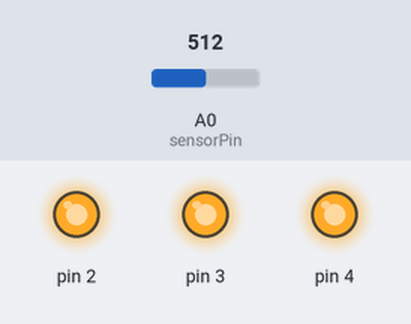
Simulated run of this sketch. Board: Arduino Uno, built with avr-gcc and run on an emulated ATmega328P. Parts: output pins drawn as LEDs (lit = HIGH). Inputs (shaded band) come from the test bench; at power-on: A0 (sensorPin) = 512. What the sketch prints to the serial monitor is not drawn.

Above: at 0.1 s.
Timing chart, 0 to 1.8 s (numbered marks = the images above):
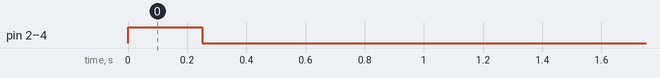

The sketch:

Cody_s_Version.ino
```cpp
const int sensorPin = A0;
float baselineTemp;

void setup(){
  Serial.begin(9600);
  int sensorVal = analogRead(sensorPin);
  float runningSum = 0;
  int x;

  for(int pinNumber = 2; pinNumber < 5; pinNumber++){
    pinMode(pinNumber,OUTPUT);
    digitalWrite(pinNumber,LOW);
  }
  digitalWrite(2,HIGH);
  digitalWrite(3,HIGH);
  digitalWrite(4,HIGH);
  for(x=0; x < 19; x++){
    runningSum = runningSum + (((sensorVal / 1024.0) * 5.0) - .5) * 100.0;
    delay(250);
    digitalWrite(2,LOW);
    digitalWrite(3,LOW);
    digitalWrite(4,LOW);
  }

  baselineTemp = runningSum/x;
  Serial.print("Baseline Temperature is: ");
  Serial.println(baselineTemp);
}

void loop(){

  //Reads raw data off of pin
  int sensorVal = analogRead(sensorPin);
  Serial.print("Sensor Value: ");
  Serial.print(sensorVal);

  //Converts the raw data into a recognizable volage
  float voltage = (sensorVal/1024.0) * 5.0;
  Serial.print(" , Volts: ");
  Serial.print(voltage);

  //Converts voltage into its corrispoding temperature
  float temperature = (voltage - .5) * 100;
  Serial.print(" , Degrees (Celcius): ");
  Serial.println(temperature);

  if(temperature < baselineTemp){
  	digitalWrite(2,LOW);
  	digitalWrite(3,LOW);
	digitalWrite(4,LOW);
  }

  else if (temperature >= baselineTemp + 1 && temperature < baselineTemp + 2){
  	digitalWrite(2,HIGH);
  	digitalWrite(3,LOW);
  	digitalWrite(4,LOW);
  }

  else if (temperature >= baselineTemp + 2 && temperature < baselineTemp + 3){
    digitalWrite(2,HIGH);
  	digitalWrite(3,HIGH);
  	digitalWrite(4,LOW);
  }

  else if (temperature >= baselineTemp + 3){
    digitalWrite(2,HIGH);
	digitalWrite(3,HIGH);
	digitalWrite(4,HIGH);
  }

  delay(2000);

}
```
